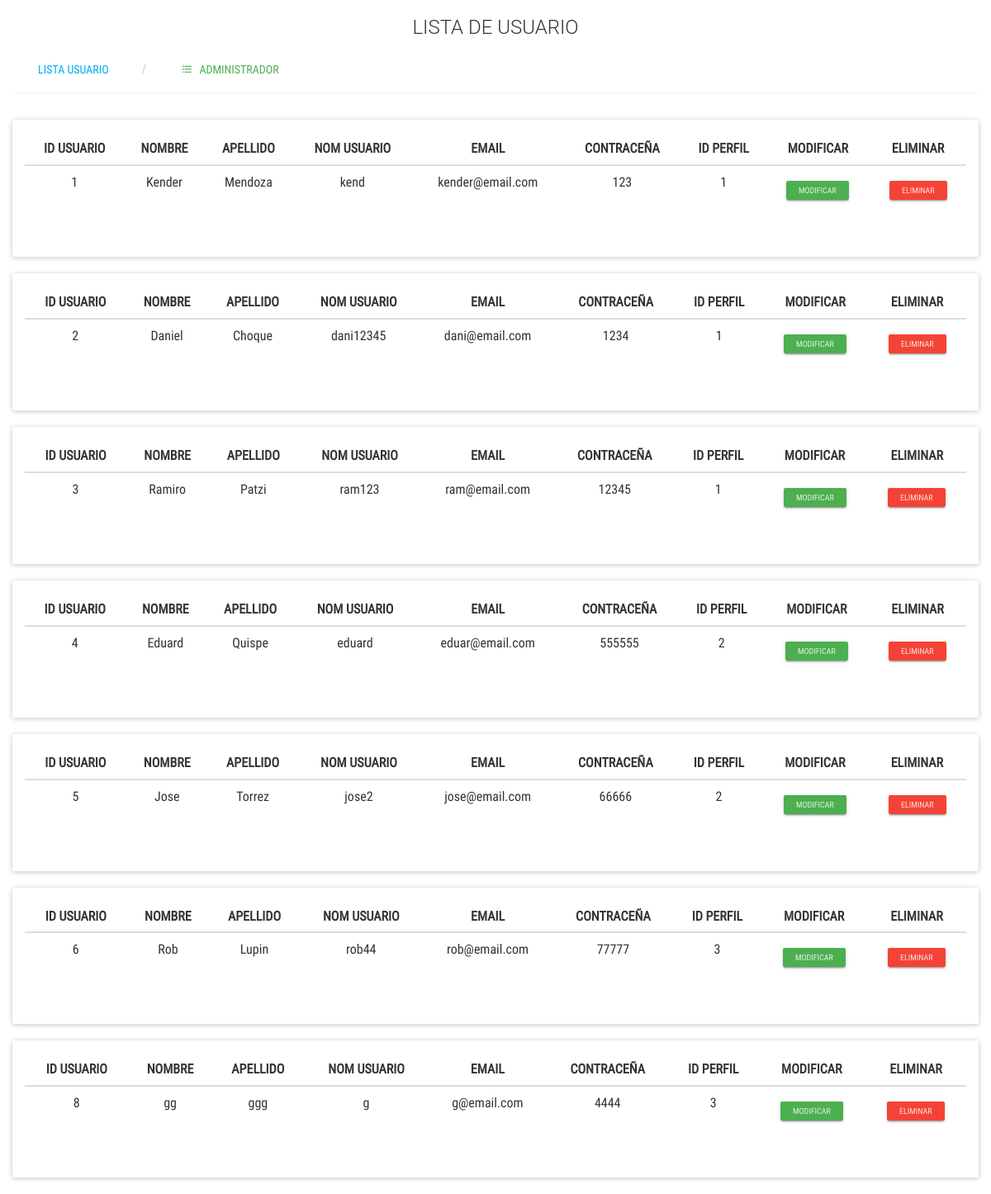
The page /admin/listUsu.php on the database as committed earlier.
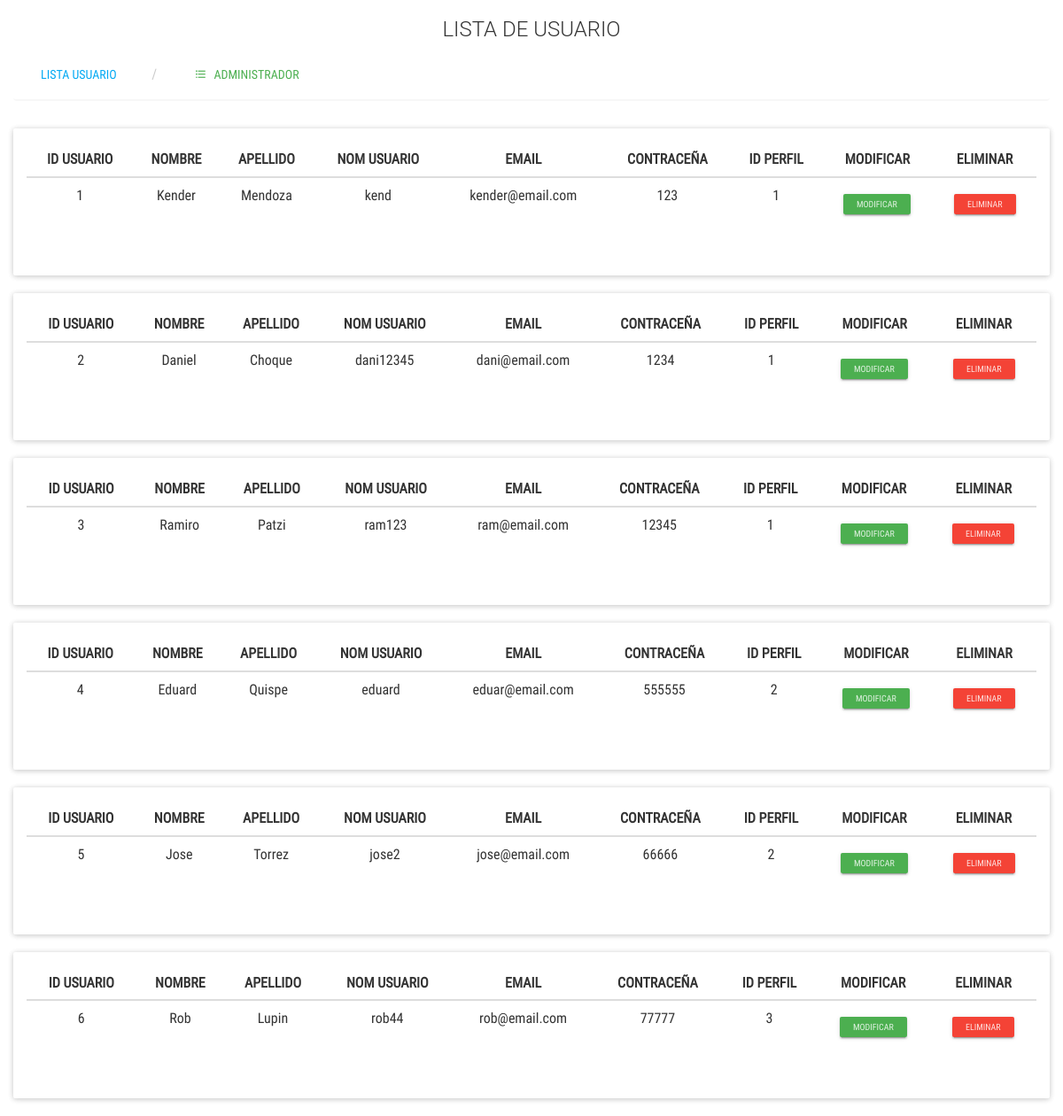
The same page on the database as committed later.
### tables this page shows
CREATE TABLE `usuario` (
  `id_usuario` int(11) NOT NULL,
  `nombre` varchar(100) NOT NULL,
  `apellido` varchar(100) DEFAULT NULL,
  `nom_usuario` varchar(100) DEFAULT NULL,
  `email` varchar(100) NOT NULL,
  `password` int(100) NOT NULL,
  `status` varchar(100) DEFAULT NULL,
  `id_perfil` int(30) NOT NULL
);

### admin/listUsu.php (the view, shortened to what this page needs)
<?php
include("../controladores/conexion.php");
?>
<html lang="es">
<head>
    <link rel="stylesheet" href="css/listas.css">
</head>
<h3 class="text-center">LISTA DE USUARIO</h3>
<form action="" method="post">
    <div class="container-fluid">
			<ul class="breadcrumb breadcrumb-tabs">
				<li>
                    <input class="btn btn-info" type="submit" name="btn1" value="LISTA USUARIO">
				</li>
				<li>
					<a href="productos.php" class="btn btn-success">
						<i class="zmdi zmdi-format-list-bulleted" type="sumit" value=""></i> &nbsp; ADMINISTRADOR
					</a>
				</li>
			</ul>
		</div>
</form>
<?php
$consulta = "SELECT * FROM usuario";
$respuesta = mysqli_query($conexion, $consulta);
while ($fila = mysqli_fetch_array($respuesta)) {
?>
        <div class="container-fluid">
            <div class="panel panel-primary">
                <div class="panel-body">
                    <div class="table-responsive">
                        <table class="table table-hover text-center">
                        <thead>
							<tr>
                                    <th scope="col" class="text-center">ID USUARIO</th>
                                    <th scope="col" class="text-center">NOMBRE</th>
                                    <th scope="col" class="text-center">APELLIDO</th>
                                    <th scope="col" class="text-center">NOM USUARIO</th>
                                    <th scope="col" class="text-center">EMAIL</th>
                                    <th scope="col" class="text-center">CONTRACEÑA</th>
                                    <th scope="col" class="text-center">ID PERFIL</th>
                                    <th scope="col" class="text-center">MODIFICAR</th>
                                    <th scope="col" class="text-center">ELIMINAR</th>
                                </tr>
                            </thead>
                            <tbody>
                                <tr>
                                    <td scope="row"><?php echo $fila['id_usuario']; ?></td>
                                    <td scope="row"><?php echo $fila['nombre']; ?></td>
                                    <td scope="row"><?php echo $fila['apellido']; ?></td>
                                    <td scope="row"><?php echo $fila['nom_usuario']; ?></td>
                                    <td scope="row"><?php echo $fila['email']; ?></td>
                                    <td scope="row"><?php echo $fila['password']; ?></td>
                                    <td scope="row"><?php echo $fila['id_perfil']; ?></td>
										<td>
											<form action="ModiUsu.php" method="post">
												<input type="submit" name="btn3" value="MODIFICAR"  class="btn btn-success btn-raised btn-xs">
											</form>
											</td>
									<td><form action="../controladores/abm.php" method="post">
										<input type="submit" name="btn1" value="ELIMINAR" class="btn btn-danger btn-raised btn-xs">
										</form>
									</td>
								</tr>
							</tbody>
                        </table>
                    </div>
                </div>
            </div>
        </div>
<?php
}
?>
</body>
</html>

Rows that differ between the two databases and show on the page:
removed usuario: id_usuario "8", nombre "gg", apellido "ggg", nom_usuario "g", email "g@email.com", password "4444", id_perfil "3"
